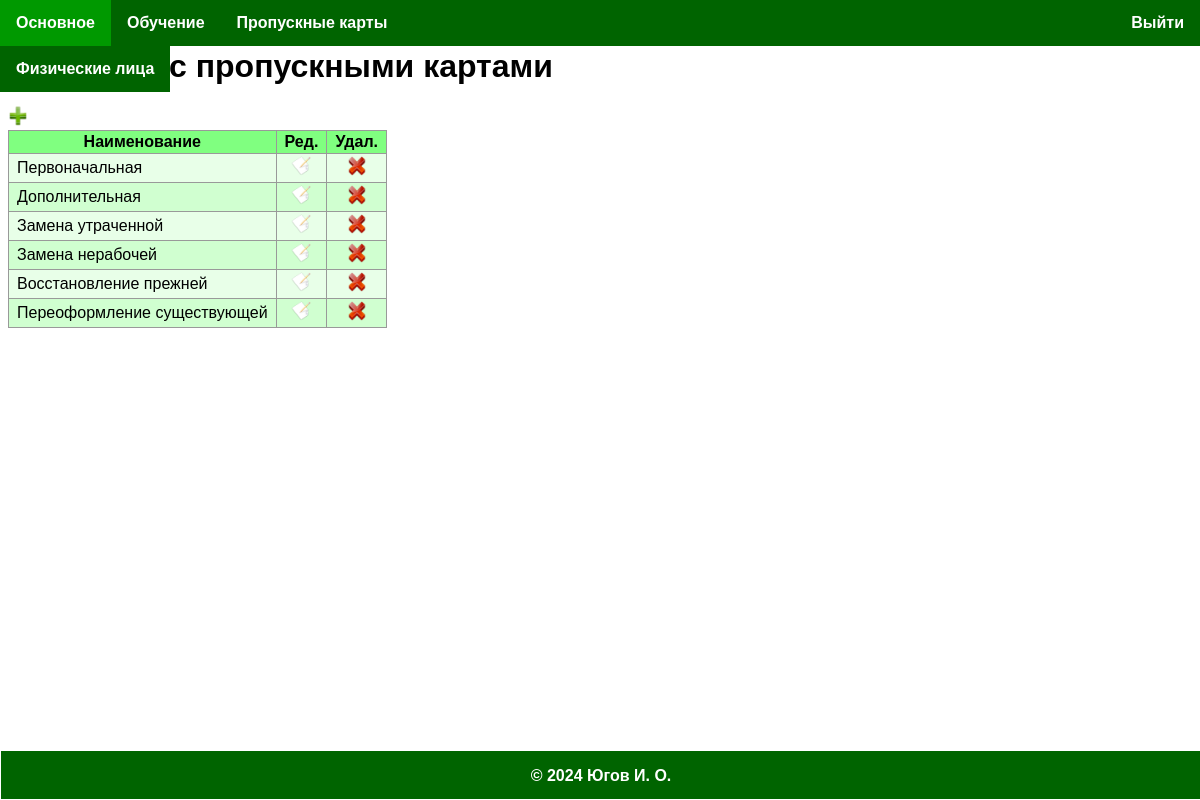
Page /pass_cards/pass_cards/pass_card_action/list/ (signed in) on the committed database.
### pass_cards/models.py (models this page shows, shortened)
class PassCardAction(models.Model):
    title = models.CharField(_('Наименование'), max_length=50, unique=True)
    '''Наименование.'''
    class Meta:
        verbose_name = _('Действие с картами')
        verbose_name_plural = _('Действие с картами')

### pass_cards/views.py (the view)
# urls.py: path('pass_cards/pass_card_action/list/', views.pass_card_action_list, name='pass_card_action_list'),
@login_required(login_url='/login/')
def pass_card_action_list(request):
    pass_card_actions = PassCardAction.objects.all()
    return render(request, 'pass_card_action_list.html', {'pass_card_action_list': pass_card_actions})

### templates/pass_card_action_list.html
{% extends 'base.html' %}
{% load static %}
{% block content %}
    <h1>Действия с пропускными картами</h1>
    <a href="{% url 'pass_card_action_new' %}"><img class="action-icon" src="{% static 'icons/add.png' %}" alt="Создать"></a>
    <table class="catalog-items">
        <tr>
            <th>Наименование</th>
            <th>Ред.</th>
            <th>Удал.</th>
        </tr>
    {% for pass_card_action in pass_card_action_list %}
        <tr class="{% cycle 'odd' 'even' %}">
            <td class="cell-text">{{ pass_card_action.title }}</td>
            <td class="cell-button"><a href="{% url 'pass_card_action_edit' pass_card_action.pk %}"><img class="action-icon" src="{% static 'icons/edit.png' %}" alt="Изменить"></a></td>
            <td class="cell-button"><a href="{% url 'pass_card_action_delete' pass_card_action.pk %}"><img class="action-icon" src="{% static 'icons/delete.png' %}" alt="Удалить"></a></td>
        </tr>
    {% endfor %}
    </table>
{% endblock %}

### templates/static/css/main.css (style rules this page uses)
body { font-family: Arial, sans-serif; }
.catalog-items { border-collapse: collapse; }
.catalog-items th, .catalog-items td { padding: 2px 8px; border: 1px solid #999; }
.catalog-items th { background-color: #80ff80; font-weight: bold; text-align: center; }
.catalog-items td { text-align: left; }
.catalog-items tbody tr:nth-child(odd) { background-color: #d0ffd0; }
.catalog-items tbody tr:nth-child(even) { background-color: #e8ffe8; }
.catalog-items .cell-text { text-align: left; }
.catalog-items .cell-date, .catalog-items .cell-label, .catalog-items .cell-button { text-align: center; }
.action-icon { height: 20px; width: 20px; }

### rows in the picture
PassCardAction: title "Первоначальная"
PassCardAction: title "Дополнительная"
PassCardAction: title "Замена утраченной"
PassCardAction: title "Замена нерабочей"
PassCardAction: title "Восстановление прежней"
PassCardAction: title "Переоформление существующей"
